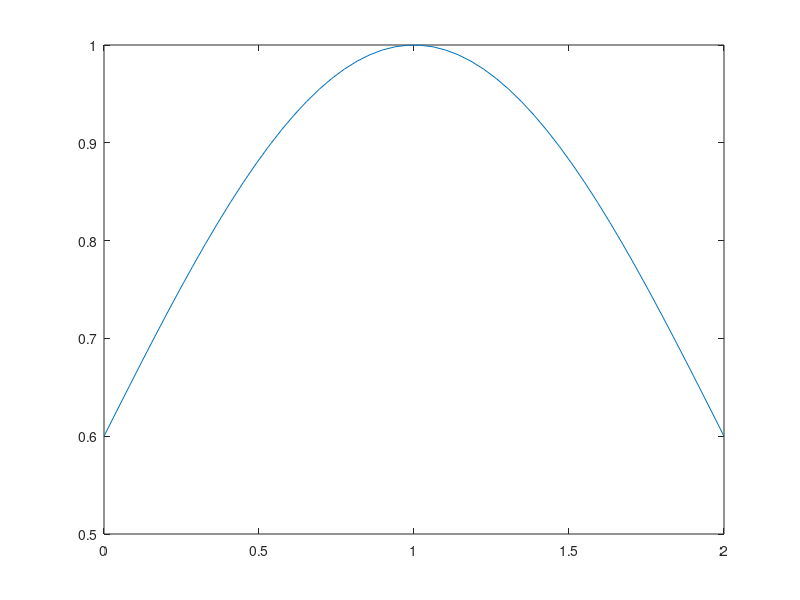

Reproduce this figure in MATLAB. (Note: this script raises an error after producing the figure.)
%
% PINN for solving the PDE(mass diffusion): dh/dt  - C*dh2/d2x = 0,   C = 1 
% IC:  h(x,0) = 0.6+0.4*sin(pi()*x/(2*L))    L=1
% BC:  dh/dx (1,t) = 0     t>0
%      h(0,t) = 0.6        t>0
%
if exist('paperRunConfig', 'var')
    clearvars -except paperRunConfig
else
    clear
end
%%
% 
% 选择 25 个等间距的时间点来强制执行每个边界条件 
numBoundaryConditionPoints = [25 25];

x0BC1 = -0 * ones(1,numBoundaryConditionPoints(1));                   % -0, -0, -0, ..., -0     25 points
x0BC2 =  2 * ones(1,numBoundaryConditionPoints(2));                   %  1,  1,  1, ...,  1     25 points

t0BC1 =  2 * linspace(0,1,numBoundaryConditionPoints(1));             %  0,  0.0417*2, ...,  2    25 points
t0BC2 =  2 * linspace(0,1,numBoundaryConditionPoints(2));             %  0,  0.0417*2, ...,  2    25 points

u0BC1 =  0.6 * ones(1,numBoundaryConditionPoints(1));                 %  0,  0,  0, ...,  0     25 points
u0BC2 =  0.6 * ones(1,numBoundaryConditionPoints(1));                 %  0,  0,  0, ...,  0     25 points

%% Select 50 equally spaced spatial points to enforce the initial condition .
%
numInitialConditionPoints  = 50;

x0IC = linspace(0,2,numInitialConditionPoints);                       %  -1,  -0.959, ..., 0.959, 1    50 points
t0IC = zeros(1,numInitialConditionPoints);                            %   0,  0,  0, ...,  0           50 points
%
u0IC = 0.6 + 0.4*sin(pi()*x0IC/2);                                      %   IC: u(x,0) = -sin(pi*x)
plot(x0IC, u0IC)

%% Uniformly sample 10,000 points  to enforce the output of the network to fulfill the Burger's equation.

numInternalCollocationPoints = 100;

points = rand(numInternalCollocationPoints,2);

dataX = 2*points(:,1);                                       % (0,2) spatial coordinates
dataT = points(:,2);                                         % (0,1)  time range


ds     = arrayDatastore ([dataX dataT]);

%%
numLayers    =   8;
numNeurons   =   20; 
parameters   =   struct; 
%
sz           =   [numNeurons 2];
%
parameters.fc1.Weights = initializeHe (sz, 2);                       % 2 inputs, dlx, dlt
parameters.fc1.Bias    = initializeZeros ([numNeurons 1]);
%
for layerNumber = 2: numLayers -1 
    name  = "fc" + layerNumber; 
    %
    sz    = [numNeurons numNeurons];
    numIn = numNeurons;
    parameters.(name).Weights = initializeHe (sz, numIn); 
    parameters.(name).Bias    = initializeZeros ([numNeurons 1]);
end
%

sz      =  [1 numNeurons ];
numIn   =  numNeurons ;
parameters.("fc" + numLayers).Weights = initializeHe (sz , numIn);
parameters.("fc" + numLayers).Bias    = initializeZeros ([1 1]) ;    % 1 outputs      
%
%%
% Specify Training Options
% Train the model for 1000 epochs with a mini - batch size of 1000.
%
numEpochs            = 500;
miniBatchSize        = 1000;
initialLearnRate     = 0.01;
decayRate            = 0.005;
executionEnvironment = "gpu";
if exist('paperRunConfig', 'var')
    if isfield(paperRunConfig, 'numEpochs') && ~isempty(paperRunConfig.numEpochs)
        numEpochs = paperRunConfig.numEpochs;
    end
    if isfield(paperRunConfig, 'executionEnvironment') && ~isempty(paperRunConfig.executionEnvironment)
        executionEnvironment = string(paperRunConfig.executionEnvironment);
    end
end

useGPU = executionEnvironment == "gpu";
toDevice = @(x) x;
if useGPU
    gpuDevice(1);
    parameters = dlupdate(@gpuArray, parameters);
    toDevice = @(x) gpuArray(x);
else
    error('Paper main-case training requires executionEnvironment = "gpu".');
end

% Train network
mbq = minibatchqueue (ds , ...
             'MiniBatchSize', miniBatchSize , ...
             'MiniBatchFormat', 'BC', ...
             'OutputEnvironment',  executionEnvironment);

dlX0IC   = dlarray (toDevice(x0IC),  'CB');                 % spatial coordinates (0,2)|50  
dlX0BC1  = dlarray (toDevice(x0BC1), 'CB');                 % spatial coordinates for BC1 (0)|25      
dlX0BC2  = dlarray (toDevice(x0BC2), 'CB');                 % spatial coordinates for BC2 (2)|25      


dlT0IC   = dlarray (toDevice(t0IC),  'CB');                 % spatial coordinates 0|50  
dlT0BC1	 = dlarray (toDevice(t0BC1), 'CB');                 % time series for BC1 (0,2)|25 
dlT0BC2	 = dlarray (toDevice(t0BC2), 'CB');                 % time series for BC2 (0,2)|25  

dlU0IC   = dlarray (toDevice(u0IC),  'CB');                 % Intial condition IC 0|50  
dlU0BC1	 = dlarray (toDevice(u0BC1), 'CB');                 % Boundary condtion BC1 (0,2)|25 
dlU0BC2	 = dlarray (toDevice(u0BC2), 'CB');                 % Boundary condtion BC2 (0,2)|25 


averageGrad   = [];
averageSqGrad = [];


figure (1)
C        = colororder ;
lineLoss = animatedline ('Color',C(2 ,:));
ylim ([0 inf ])
xlabel ("Iteration")
ylabel ("Loss")
grid on


%%
c = 1;

start     = tic;

iteration = 0;


for epoch = 1: numEpochs

    reset (mbq);

    while hasdata (mbq)
        %
        iteration = iteration + 1;

        dlXT = next  (mbq);
    	dlX   = dlXT (1, :);
	    dlT   = dlXT (2, :);


        % Evaluate the model gradients and loss using dlfeval and the 
        % modelGradients function .


        [gradients, loss, lossF, lossU]  = dlfeval(@modelGradients, parameters, dlX, dlT,...
	                                        dlX0IC, dlX0BC1,  dlX0BC2,...
                                            dlT0IC, dlT0BC1,  dlT0BC2,...
                                            dlU0IC, dlU0BC1,  dlU0BC2,...
                                            c);

        % Update learning rate .

        learningRate = initialLearnRate / (1+ decayRate * iteration );

        % Update the network parameters using the adamupdate function .

        [parameters, averageGrad, averageSqGrad] = adamupdate(parameters, gradients, averageGrad, ...
            averageSqGrad, iteration, learningRate);
    end
    %                
    % Plot training progress .
    %
    loss  = double (gather ( extractdata ( loss )));
    lossF = double (gather ( extractdata ( lossF )));
    lossU = double (gather ( extractdata ( lossU )));

    addpoints ( lineLoss , iteration , loss );

    D = duration (0,0, toc( start ), 'Format', 'hh:mm:ss');
    title (" Epoch : " + epoch + ", Elapsed : " + string (D) + ", Loss : " + loss )
    drawnow
    
    loss_hist  ( epoch, 1 )  = loss ;
    if exist('paperRunConfig', 'var') && isfield(paperRunConfig, 'progressRoot') && ...
            exist('paperProgressUpdate', 'file') == 2
        if ~isfield(paperRunConfig, 'progressEvery') || isempty(paperRunConfig.progressEvery)
            paperRunConfig.progressEvery = max(1, floor(numEpochs / 20));
        end
        if epoch == 1 || epoch == numEpochs || mod(epoch, paperRunConfig.progressEvery) == 0
            paperProgressUpdate(paperRunConfig.progressRoot, paperRunConfig.caseName, ...
                paperRunConfig.modelName, "RUNNING", epoch, numEpochs, loss, toc(start), "");
        end
    end
    lossF_hist ( epoch, 1 ) = lossF ;
    lossU_hist ( epoch, 1 ) = lossU ;
   
end




%% Evaluate model accuracy
%
% Evaluate model accuracy

tTest               = [0.0 0.25 0.75 1];
numObservationsTest = numel(tTest);

szXTest = 1001;
XTest = linspace(0, 2, szXTest);

%Test the model. For each of the test inputs, predict the PDE solutions using the PINN and compare them to the solutions given by the solveBurgers function, listed in the Solve Burger's Equation Function section of the example. To access this function, open the example as a live script. Evaluate the accuracy by computing the relative error between the predictions and targets.
UPred = zeros(numObservationsTest, szXTest);
UTest = zeros(numObservationsTest, szXTest);

for i = 1:numObservationsTest
    t = tTest(i);

    dlXTest = dlarray(toDevice(XTest), 'CB');
    dlTTest = dlarray(toDevice(t * ones(1, szXTest)), 'CB');

    UPred(i,:) = double(gather(extractdata(modelU(parameters, dlXTest, dlTTest))));
    UTest(i,:) = 0.6 + 0.4*sin(pi()*XTest/2) * exp(-t/ (4/pi()/pi())  );   
end

err = norm(UPred - UTest) / norm(UTest)

if exist('computePaperMetrics', 'file') == 2
    [MetricsByTime, MetricsTotal] = computePaperMetrics(UPred, UTest, tTest);
    disp(MetricsByTime);
end

result = struct();
[~, resultName] = fileparts(pwd);
result.name = string(resultName);
result.UPred = UPred;
result.UTest = UTest;
result.predictions = UPred;
result.FEM = UTest;
result.tTest = tTest;
result.loss_hist = loss_hist;
if exist('lossF_hist', 'var'); result.lossF_hist = lossF_hist; end
if exist('lossU_hist', 'var'); result.lossU_hist = lossU_hist; end
if exist('MetricsByTime', 'var'); result.MetricsByTime = MetricsByTime; end
if exist('MetricsTotal', 'var'); result.MetricsTotal = MetricsTotal; end
result.numEpochs = numEpochs;
result.numLayers = numLayers;
result.numNeurons = numNeurons;
result.miniBatchSize = miniBatchSize;
result.initialLearnRate = initialLearnRate;
result.decayRate = decayRate;
result.executionEnvironment = executionEnvironment;
result.numInternalCollocationPoints = numInternalCollocationPoints;
result.numPredictions = szXTest;
if exist('c', 'var'); result.c = c; end

if exist('paperRunConfig', 'var') && isfield(paperRunConfig, 'resultFile')
    save(paperRunConfig.resultFile, 'result', '-v7.3');
end

figure
plot(XTest, (UPred(1,:) - UTest(1,:) ))
figure
plot(XTest, (UPred(2,:) - UTest(2,:) ))
figure
plot(XTest, (UPred(3,:) - UTest(3,:) ))
figure
plot(XTest, (UPred(4,:) - UTest(4,:) ))

%Visualize the test predictions in a plot.

figure
tiledlayout("flow")

for i = 1:numel(tTest)
    nexttile
    
    plot(XTest,UPred(i,:),"-",LineWidth=2);

    hold on
    plot(XTest, UTest(i,:),"--",LineWidth=2)
    hold off

    ylim([-1.1, 1.1])
    xlabel("x")
    ylabel("u(x," + t + ")")
end

legend(["Prediction" "Target"])








dlX0_vector = linspace(0, 2, 100);
dlX0        = dlarray(toDevice(dlX0_vector), 'CB');


randIndex = randperm(size(dlX0_vector,2));



dlX0_vector=dlX0_vector(:,randIndex);



dlT0_vector = repmat(1,[1 100]);
dlT0 = dlarray(toDevice(dlT0_vector), 'CB');






[dlU0, Ux0] = dlfeval(@modelU_deri,parameters,dlX0,dlT0)


plot(gather(extractdata(dlX0)) , gather(extractdata(Ux0)) ,'-o')
hold on
